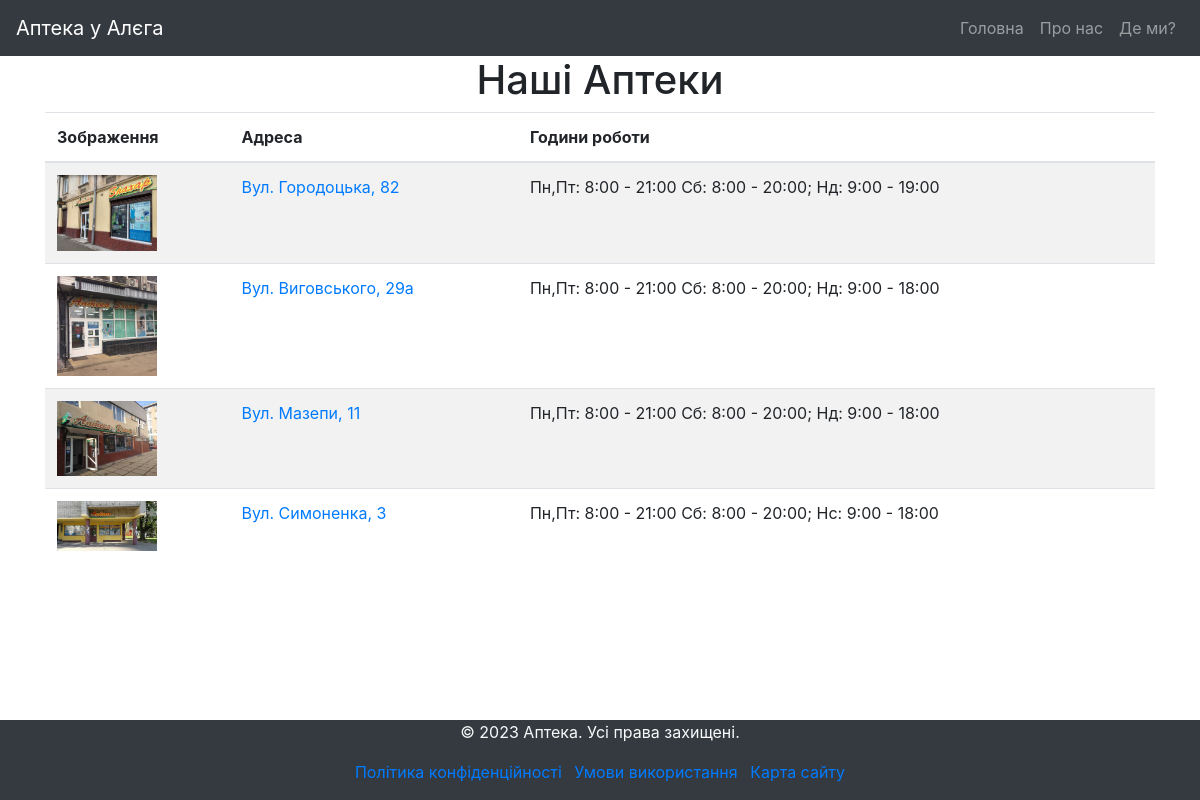
The app's page /maps/ with its own data.
### backend/models.py (models this page shows, shortened)
class Pharmacy(models.Model):
    address = models.CharField(max_length=200)
    address_url = models.CharField(max_length=2000)
    opening_hours = models.CharField(max_length=200)
    image = models.ImageField(upload_to='pharmacy_buildings', blank=True, null=True)

### backend/views.py (the view)
# urls.py: path('maps/', views.maps_page_view, name='maps'),
def maps_page_view(request):
    pharmacies = Pharmacy.objects.all()
    return render(request, 'backend/maps.html', {'pharmacies': pharmacies})

### backend/templates/backend/maps.html (shortened to what this page needs)
{% extends './base.html' %}
{% load static %}
{% block header %}
    <link rel="stylesheet" href="https://stackpath.bootstrapcdn.com/bootstrap/4.5.0/css/bootstrap.min.css">
{% endblock %}
{% block content %}
    <div class="container">
        <h1 class="text-center">Наші Аптеки</h1>
        <table class="table table-striped">
            <thead>
                <tr>
                    <th scope="col">Зображення</th>
                    <th scope="col">Адреса</th>
                    <th scope="col">Години роботи</th>
                </tr>
            </thead>
            <tbody>
                {% for pharmacy in pharmacies %}
                <tr>
                    <td><img src="{{ pharmacy.image.url }}" alt="{{ pharmacy.address }}" style="max-width: 100px;"></td>
                    <td><a href='{{ pharmacy.address_url }}'>{{ pharmacy.address }}</a></td>
                    <td>{{ pharmacy.opening_hours }}</td>
                </tr>
                {% endfor %}
            </tbody>
        </table>
    </div>
{% endblock %}

### backend/static/css/style.css (style rules this page uses)
html { position: relative; min-height: 100%; }
body { margin-bottom: 60px; }

### records on screen
Pharmacy: image (picture), address "Вул. Городоцька, 82", opening_hours "Пн,Пт: 8:00 - 21:00 Сб: 8:00 - 20:00; Нд: 9:00 - 19:00"
Pharmacy: image (picture), address "Вул. Виговського, 29а", opening_hours "Пн,Пт: 8:00 - 21:00 Сб: 8:00 - 20:00; Нд: 9:00 - 18:00"
Pharmacy: image (picture), address "Вул. Мазепи, 11", opening_hours "Пн,Пт: 8:00 - 21:00 Сб: 8:00 - 20:00; Нд: 9:00 - 18:00"
Pharmacy: image (picture), address "Вул. Симоненка, 3", opening_hours "Пн,Пт: 8:00 - 21:00 Сб: 8:00 - 20:00; Нс: 9:00 - 18:00"
